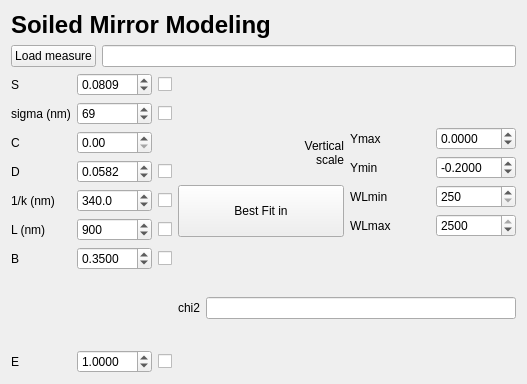
<?xml version="1.0" encoding="UTF-8"?>
<ui version="4.0">
 <class>SoilMirMod</class>
 <widget class="QWidget" name="SoilMirMod">
  <property name="geometry">
   <rect>
    <x>0</x>
    <y>0</y>
    <width>527</width>
    <height>384</height>
   </rect>
  </property>
  <property name="windowTitle">
   <string>SoilMirMod</string>
  </property>
  <layout class="QVBoxLayout" name="verticalLayout_2">
   <item>
    <widget class="QLabel" name="label">
     <property name="font">
      <font>
       <pointsize>18</pointsize>
       <bold>true</bold>
      </font>
     </property>
     <property name="text">
      <string>Soiled Mirror Modeling</string>
     </property>
    </widget>
   </item>
   <item>
    <layout class="QHBoxLayout" name="horizontalLayout">
     <item>
      <widget class="QPushButton" name="pushButton_LoadMeas">
       <property name="text">
        <string>Load measure</string>
       </property>
      </widget>
     </item>
     <item>
      <widget class="QLineEdit" name="lineEdit_measFile"/>
     </item>
    </layout>
   </item>
   <item>
    <layout class="QHBoxLayout" name="horizontalLayout_3">
     <item>
      <layout class="QGridLayout" name="gridLayout">
       <item row="6" column="1">
        <widget class="QDoubleSpinBox" name="doubleSpinBox_B">
         <property name="decimals">
          <number>4</number>
         </property>
         <property name="maximum">
          <double>10.000000000000000</double>
         </property>
         <property name="singleStep">
          <double>0.010000000000000</double>
         </property>
         <property name="value">
          <double>0.350000000000000</double>
         </property>
        </widget>
       </item>
       <item row="3" column="2">
        <widget class="QCheckBox" name="checkBox_D">
         <property name="text">
          <string/>
         </property>
        </widget>
       </item>
       <item row="5" column="2">
        <widget class="QCheckBox" name="checkBox_L">
         <property name="text">
          <string/>
         </property>
        </widget>
       </item>
       <item row="0" column="0">
        <widget class="QLabel" name="label_2">
         <property name="text">
          <string>S</string>
         </property>
        </widget>
       </item>
       <item row="5" column="1">
        <widget class="QDoubleSpinBox" name="doubleSpinBox_L">
         <property name="decimals">
          <number>0</number>
         </property>
         <property name="maximum">
          <double>10000.000000000000000</double>
         </property>
         <property name="value">
          <double>900.000000000000000</double>
         </property>
        </widget>
       </item>
       <item row="2" column="0">
        <widget class="QLabel" name="label_15">
         <property name="text">
          <string>C</string>
         </property>
        </widget>
       </item>
       <item row="5" column="0">
        <widget class="QLabel" name="label_6">
         <property name="text">
          <string>L (nm)</string>
         </property>
        </widget>
       </item>
       <item row="7" column="0">
        <spacer name="verticalSpacer">
         <property name="orientation">
          <enum>Qt::Vertical</enum>
         </property>
         <property name="sizeHint" stdset="0">
          <size>
           <width>20</width>
           <height>40</height>
          </size>
         </property>
        </spacer>
       </item>
       <item row="6" column="2">
        <widget class="QCheckBox" name="checkBox_B">
         <property name="text">
          <string/>
         </property>
        </widget>
       </item>
       <item row="1" column="1">
        <widget class="QDoubleSpinBox" name="doubleSpinBox_sigma">
         <property name="decimals">
          <number>0</number>
         </property>
         <property name="maximum">
          <double>10000.000000000000000</double>
         </property>
         <property name="value">
          <double>69.000000000000000</double>
         </property>
        </widget>
       </item>
       <item row="3" column="1">
        <widget class="QDoubleSpinBox" name="doubleSpinBox_D">
         <property name="decimals">
          <number>4</number>
         </property>
         <property name="maximum">
          <double>1.000000000000000</double>
         </property>
         <property name="singleStep">
          <double>0.001000000000000</double>
         </property>
         <property name="value">
          <double>0.058200000000000</double>
         </property>
        </widget>
       </item>
       <item row="0" column="2">
        <widget class="QCheckBox" name="checkBox_S">
         <property name="text">
          <string/>
         </property>
        </widget>
       </item>
       <item row="8" column="0">
        <widget class="QLabel" name="label_8">
         <property name="text">
          <string>E</string>
         </property>
        </widget>
       </item>
       <item row="4" column="0">
        <widget class="QLabel" name="label_5">
         <property name="text">
          <string>1/k (nm)</string>
         </property>
        </widget>
       </item>
       <item row="6" column="0">
        <widget class="QLabel" name="label_7">
         <property name="text">
          <string>B</string>
         </property>
        </widget>
       </item>
       <item row="2" column="1">
        <widget class="QDoubleSpinBox" name="doubleSpinBox_C">
         <property name="singleStep">
          <double>0.010000000000000</double>
         </property>
        </widget>
       </item>
       <item row="8" column="1">
        <widget class="QDoubleSpinBox" name="doubleSpinBox_E">
         <property name="decimals">
          <number>4</number>
         </property>
         <property name="minimum">
          <double>-10.000000000000000</double>
         </property>
         <property name="maximum">
          <double>10.000000000000000</double>
         </property>
         <property name="singleStep">
          <double>0.010000000000000</double>
         </property>
         <property name="value">
          <double>1.000000000000000</double>
         </property>
        </widget>
       </item>
       <item row="1" column="0">
        <widget class="QLabel" name="label_3">
         <property name="text">
          <string>sigma (nm)</string>
         </property>
        </widget>
       </item>
       <item row="8" column="2">
        <widget class="QCheckBox" name="checkBox_E">
         <property name="text">
          <string/>
         </property>
        </widget>
       </item>
       <item row="3" column="0">
        <widget class="QLabel" name="label_4">
         <property name="text">
          <string>D</string>
         </property>
        </widget>
       </item>
       <item row="1" column="2">
        <widget class="QCheckBox" name="checkBox_sigma">
         <property name="text">
          <string/>
         </property>
        </widget>
       </item>
       <item row="4" column="2">
        <widget class="QCheckBox" name="checkBox_k">
         <property name="text">
          <string/>
         </property>
        </widget>
       </item>
       <item row="4" column="1">
        <widget class="QDoubleSpinBox" name="doubleSpinBox_k">
         <property name="decimals">
          <number>1</number>
         </property>
         <property name="maximum">
          <double>10000.000000000000000</double>
         </property>
         <property name="value">
          <double>340.000000000000000</double>
         </property>
        </widget>
       </item>
       <item row="0" column="1">
        <widget class="QDoubleSpinBox" name="doubleSpinBox_S">
         <property name="decimals">
          <number>4</number>
         </property>
         <property name="maximum">
          <double>1.000000000000000</double>
         </property>
         <property name="singleStep">
          <double>0.001000000000000</double>
         </property>
         <property name="value">
          <double>0.080900000000000</double>
         </property>
        </widget>
       </item>
      </layout>
     </item>
     <item>
      <layout class="QVBoxLayout" name="verticalLayout">
       <item>
        <layout class="QGridLayout" name="gridLayout_4">
         <item row="0" column="0">
          <widget class="QLabel" name="label_14">
           <property name="text">
            <string>Vertical 
scale</string>
           </property>
           <property name="alignment">
            <set>Qt::AlignRight|Qt::AlignTrailing|Qt::AlignVCenter</set>
           </property>
          </widget>
         </item>
         <item row="0" column="1">
          <layout class="QGridLayout" name="gridLayout_2">
           <item row="0" column="0">
            <widget class="QLabel" name="label_10">
             <property name="text">
              <string>Ymax</string>
             </property>
            </widget>
           </item>
           <item row="0" column="1">
            <widget class="QDoubleSpinBox" name="doubleSpinBox_Ymax">
             <property name="decimals">
              <number>4</number>
             </property>
             <property name="minimum">
              <double>-10.000000000000000</double>
             </property>
             <property name="maximum">
              <double>10.000000000000000</double>
             </property>
             <property name="singleStep">
              <double>0.010000000000000</double>
             </property>
             <property name="value">
              <double>0.000000000000000</double>
             </property>
            </widget>
           </item>
           <item row="1" column="0">
            <widget class="QLabel" name="label_9">
             <property name="text">
              <string>Ymin</string>
             </property>
            </widget>
           </item>
           <item row="1" column="1">
            <widget class="QDoubleSpinBox" name="doubleSpinBox_Ymin">
             <property name="decimals">
              <number>4</number>
             </property>
             <property name="minimum">
              <double>-10.000000000000000</double>
             </property>
             <property name="maximum">
              <double>10.000000000000000</double>
             </property>
             <property name="singleStep">
              <double>0.010000000000000</double>
             </property>
             <property name="value">
              <double>-0.200000000000000</double>
             </property>
            </widget>
           </item>
          </layout>
         </item>
         <item row="1" column="0">
          <widget class="QPushButton" name="pushButton_BF">
           <property name="sizePolicy">
            <sizepolicy hsizetype="Minimum" vsizetype="Minimum">
             <horstretch>0</horstretch>
             <verstretch>0</verstretch>
            </sizepolicy>
           </property>
           <property name="text">
            <string>Best Fit in</string>
           </property>
          </widget>
         </item>
         <item row="1" column="1">
          <layout class="QGridLayout" name="gridLayout_3">
           <item row="0" column="0">
            <widget class="QLabel" name="label_11">
             <property name="text">
              <string>WLmin</string>
             </property>
            </widget>
           </item>
           <item row="0" column="1">
            <widget class="QDoubleSpinBox" name="doubleSpinBox_Xmin">
             <property name="decimals">
              <number>0</number>
             </property>
             <property name="minimum">
              <double>250.000000000000000</double>
             </property>
             <property name="maximum">
              <double>2500.000000000000000</double>
             </property>
             <property name="singleStep">
              <double>1.000000000000000</double>
             </property>
             <property name="value">
              <double>250.000000000000000</double>
             </property>
            </widget>
           </item>
           <item row="1" column="0">
            <widget class="QLabel" name="label_12">
             <property name="text">
              <string>WLmax</string>
             </property>
            </widget>
           </item>
           <item row="1" column="1">
            <widget class="QDoubleSpinBox" name="doubleSpinBox_Xmax">
             <property name="decimals">
              <number>0</number>
             </property>
             <property name="minimum">
              <double>250.000000000000000</double>
             </property>
             <property name="maximum">
              <double>2500.000000000000000</double>
             </property>
             <property name="singleStep">
              <double>1.000000000000000</double>
             </property>
             <property name="value">
              <double>2500.000000000000000</double>
             </property>
            </widget>
           </item>
          </layout>
         </item>
        </layout>
       </item>
       <item>
        <layout class="QHBoxLayout" name="horizontalLayout_2">
         <item>
          <widget class="QLabel" name="label_13">
           <property name="text">
            <string>chi2</string>
           </property>
          </widget>
         </item>
         <item>
          <widget class="QLineEdit" name="lineEdit_chi2"/>
         </item>
        </layout>
       </item>
      </layout>
     </item>
    </layout>
   </item>
  </layout>
 </widget>
 <resources/>
 <connections/>
</ui>
